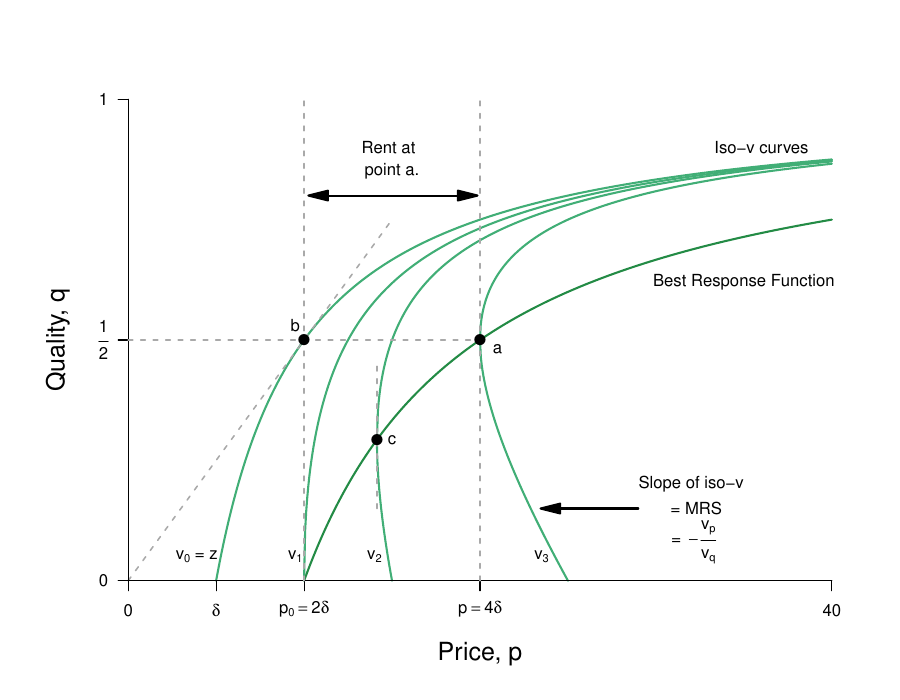

This figure's R source:
require(ggplot2)
require(shape)
pdf(file = "information_power/ch11_fig4.pdf", width = 9, height = 7)

#Set parameters for graphics
axislabelsize <- 1.5
segmentlinewidth <- 1.5
graphlinewidth <- 2

COL <- c("#7fc97f", "#beaed4", "#fdc086", "#ffff99", "#386cb0", "#f0027f", "#bf5b17", "#666666")
COLA <- c("#e0f3db", "#99d8c9","#66c2a4","#41ae76", "#238b45", "#005824")
COLB <- c("#c6dbef", "#4eb3d3", "#2b8cbe", "#0868ac","#084081")
COLC <- c("#fcfbfd", "#efedf5", "#dadaeb", "#bcbddc", "#9e9ac8", "#807dba", "#6a51a3", "#54278f", "#3f007d")


#The equation is below when v = 0. See Wolfram Alpha output. 
isov <- function(p, delta = 5) {
  (p - delta)/p
}

isovhigh1 <- function(p, delta = 5, v = 5){
  (sqrt(p^2 - 4 * delta * v) - p + 2*v)/( 2 * v )
}

isovlow1 <- function(p, delta = 5, v = 5){
  (-sqrt(p^2 - 4 * delta * v) - p + 2*v)/( 2 * v )
}

isovhigh2 <- function(p, delta = 5, v = 10){
  (sqrt(p^2 - 4 * delta * v) - p + 2*v)/( 2 * v )
}

isovlow2 <- function(p, delta = 5, v = 10){
  (-sqrt(p^2 - 4 * delta * v) - p + 2*v)/( 2 * v )
}

isovhigh3 <- function(p, delta = 5, v = 15){
  (sqrt(p^2 - 4 * delta * v) - p + 2*v)/( 2 * v )
}

isovlow3 <- function(p, delta = 5, v = 15){
  (-sqrt(p^2 - 4 * delta * v) - p + 2*v)/( 2 * v )
}

brfFn <- function(p, delta = 5) {
  1 - (2*delta) /p
}

#This is evaluated for p = 12; q = 12/(8*sqrt(12^2 - 4*delta1*v1)) - 1/8 for the slope
#At p = 12; q = (-sqrt(12^2 - 4*v1*delta1) - 12 + 2*v1)/(2*v1) = 0.799
tangencyLine <- function(p){
  (p*(0.05))
}



#COL <- c("#bae4b3", "#74c476", "#238b45")
#COL <- c("#f7fcf0", "#e0f3db", "#ccebc5", "#a8ddb5", "#7bccc4", "#4eb3d3", "#2b8cbe", "#08589e")
COL <- c("#f7fcf5", "#e5f5e0", "#c7e9c0", "#a1d99b", "#74c476", "#41ab5d", "#238b45", "#005a32")
par(mar =  c(5, 5, 4, 2))
xlims <- c(0, 40)
ylims <- c(0, 1)

plot(0, 0, xlim = xlims, ylim = ylims, type = "n",
     xlab = "",
     ylab = "",
     xaxt = "n", yaxt = "n", cex.lab = axislabelsize, bty = "n")

mtext(expression(paste("Price, ", p)), side=1, line = 2.5, cex = axislabelsize)
text(-4, ylims[2] - 0.5*(ylims[2] - ylims[1]), expression(paste("Quality, ", q)), xpd = TRUE, cex = axislabelsize, srt = 90) 


npts <- 500 
npts2 <- 501
#Specify the sequences of points for graphing. 
xx0 <- seq(5, xlims[2], length.out = npts)
xx1 <- seq(10, xlims[2], length.out = npts)
xx2 <- seq(xlims[1], 15, length.out = npts)
xx3 <- seq(10, xlims[2], length.out = npts2)
xx4 <- seq(xlims[1], 10, length.out = npts2)
#For below, I solved sqrt(p^2 - 200) - p + 200/p = 0, getting p = 10*sqrt(2) = 14.14214
xx5 <- seq(14.14214, xlims[2], length.out = npts2)
xx6 <- seq(14.14214, 15, length.out = npts2)
xx7 <- seq(20, xlims[2], length.out = npts2)
xx8 <- seq(xlims[1], 25, length.out = npts2)

#Draw the lines for the graphs
lines(xx0, isov(xx0, delta = 5), col = COLA[4], lwd = graphlinewidth)
lines(xx1, brfFn(xx1), col = COLA[5], lwd = graphlinewidth)
lines(xx2, tangencyLine(xx2), col = "darkgrey", lwd = segmentlinewidth, lty = 2)
lines(xx3, isovhigh1(xx3, v = 5, delta = 5), col = COLA[4], lwd = graphlinewidth)
lines(xx4, isovlow1(xx4, v = 5, delta = 5), col = COLA[4], lwd = graphlinewidth)
lines(xx5, isovhigh2(xx5, v = 10, delta = 5), col = COLA[4], lwd = graphlinewidth)
lines(xx6, isovlow2(xx6, v = 10, delta = 5), col = COLA[4], lwd = graphlinewidth)
lines(xx7, isovhigh3(xx7, v = 20, delta = 5), col = COLA[4], lwd = graphlinewidth)
lines(xx8, isovlow3(xx8, v = 20, delta = 5), col = COLA[4], lwd = graphlinewidth)

#Customize ticks and labels for the plot
ticksy <- c(0, 0.5, 1)
ylabels <- c(0, expression(paste(frac(1,2))), 1)
ticksx <- c(0, 5, 10, 20, 40)
xlabels <- c(0, expression(paste(underline("u"))), expression(paste(p[0] == 2*underline("u"))), expression(paste(p == 4*underline("u"))) , 40)
axis(1, at = ticksx, pos = 0, labels = xlabels)
axis(2, at = ticksy, pos = 0, labels = ylabels, las = 1)

#Annotation of the three graphs and the NE
#text(5, 0.3, expression(paste("Iso-profit: ", frac(q, p) ," = ", frac(1, 8*delta))))
#text(35, 0.62, expression(paste("BRF: q = ", 1 - frac(2*delta, p))))
text(3.9, 0.05, expression(paste(v[0],  " = z")))
text(9.5, 0.05, expression(paste(v[1])))
text(14, 0.05, expression(paste(v[2])))
text(23.5, 0.05, expression(paste(v[3])))
text(21, 0.48, expression(paste("a")))
text(35, 0.62, expression(paste("Best Response Function")))
text(36, 0.9, expression(paste("Iso-v curves")))

#Lines for the coordinates of the Nash equilbrium
#segments(5, 0, 5, 1, lty = 2, col = "darkgray", lwd = 3)
segments(10, 0, 10, 1, lty = 2, col = "darkgray", lwd = segmentlinewidth)
segments(20, 0, 20, 1, lty = 2, col = "darkgray", lwd = segmentlinewidth)
segments(0, 0.5, 20, 0.5, lty = 2, col = "darkgray", lwd = segmentlinewidth)
segments(14.14214, 0.15, 14.14214, 0.45, lty = 2, col = "darkgray", lwd = segmentlinewidth)

#Arrows and rent label
Arrows(15, 0.8, 19.3, 0.8,  col = "black", lty = 1, lwd = 2, arr.type = "triangle")
Arrows(15, 0.8, 10.8, 0.8,  col = "black", lty = 1, lwd = 2, arr.type = "triangle")
text(14.8, 0.9, expression(paste("Rent at")))
text(15, 0.85, expression(paste("point a.")))

#Arrows and slope of iso-v label
Arrows(29, 0.15, 24, 0.15,  col = "black", lty = 1, lwd = 2, arr.type = "triangle")
text(32, 0.2, expression(paste("Slope of iso-v")))
text(32.3, 0.15, expression(paste(" = -mrs ")))
text(32, 0.08, expression(paste(" = " -frac(v[p], v[q]))))



#Add a point for the NE
points(20, 0.5, pch = 16, col = "black", cex = 1.5)


#Add a point for b
points(10, 0.5, pch = 16, col = "black", cex = 1.5)
text(9.5, 0.53, expression(paste("b")))

#Add a point for c
#Figure out q for p = 14.14214: q = 1 - 2delta/p = 1 - (2*5)/14.14214 =  0.2928934
points(14.14214, 0.2928934, pch = 16, col = "black", cex = 1.5)
text(15, 0.2928934, expression(paste("c")))

#Add a point for f. referred to in the text
#points(12, 0.82, pch = 16, col = "black", cex = 1.2)
#text(12, 0.85, expression(paste("NE")))

#Arrow to Pareto-improving Lens
#Arrows(20, 0.8, 23.8, 0.68, col = "black", lty = 1, lwd = 3)
#text(20, 0.82, expression(paste("Pareto-Improving Lens")))

dev.off()